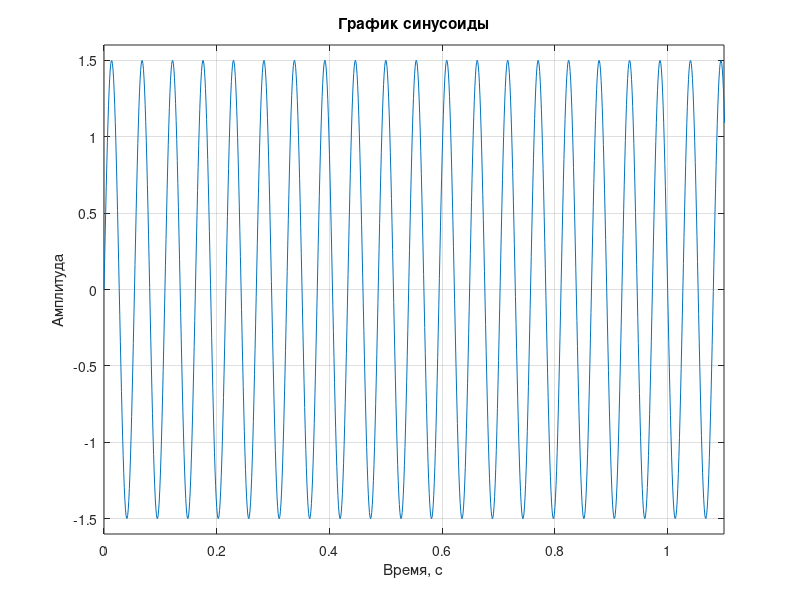
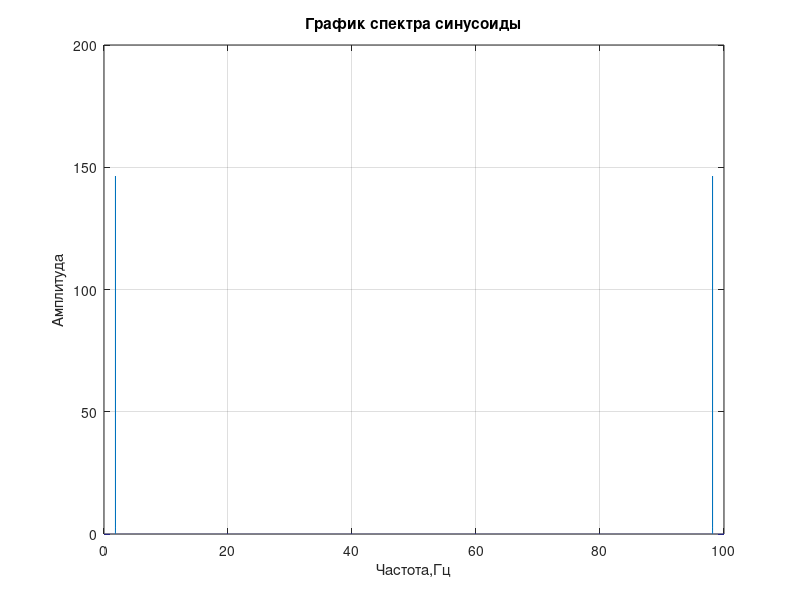
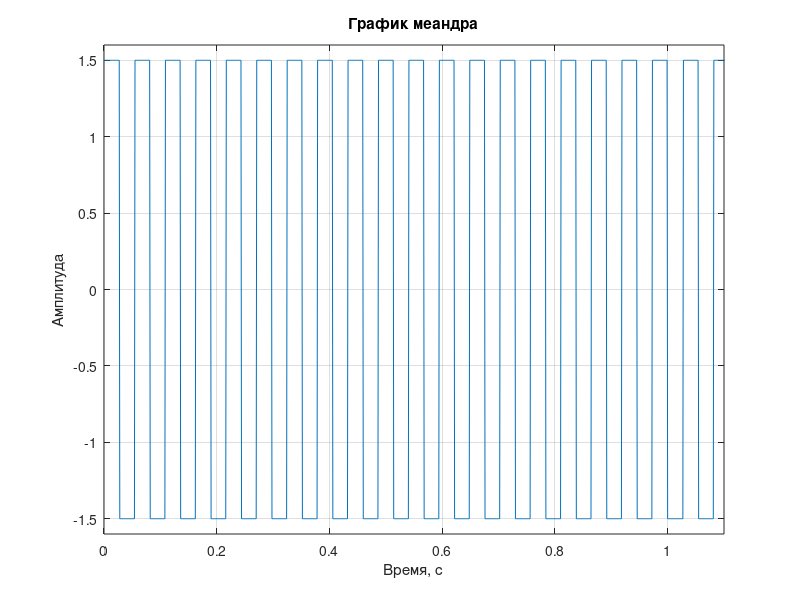
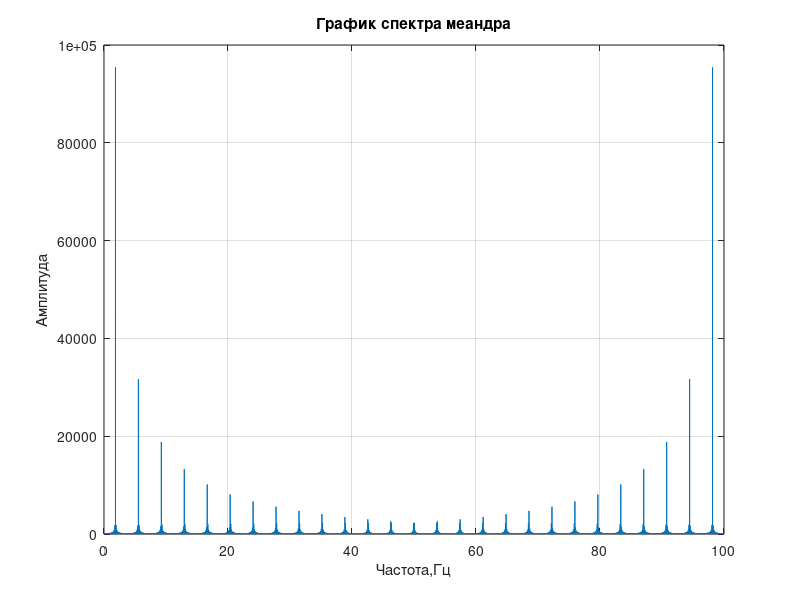

These figures' MATLAB source, in order:
clear
close all
clc
% параметры
T_0 = 0;
T_k = 100;
T_d = 0.001;
N_t = (T_k - T_0)/T_d + 1;

FftL=1024;
F=0:T_d/FftL:T_d/2-1/FftL;

% создание вектора времени
t = linspace(T_0, T_k, N_t);
% вариант 5
var = 5;
    
    
    
% для синусойдного сигнала

% % график синусоиды
sig_sin = 1.5*sin(18.5*2*pi*t);
sig_spec1 = abs(fft(sig_sin));
figure;
plot(t, sig_sin);
xlim([0, 1.1]);
ylim([-1.6, 1.6]);
title('График синусоиды');
grid()
ylabel('Амплитуда')
xlabel('Время, с')



%график спектра синусоиды
figure;
sig_spec1 = 2*sig_spec1./FftL;
sig_spec1(1) = sig_spec1(1)/2;
plot(t, sig_spec1);
title('График спектра синусоиды');
grid()
ylabel('Амплитуда')
xlabel('Частота,Гц')



%для меандра

% график меандра
sig_meandr = 1.5*square(18.5*2*pi*t);
sig_spec2 = abs(fft(sig_meandr));
figure;
plot(t, sig_meandr)
title('График меандра');
grid()
xlim([0, 1.1]);
ylim([-1.6, 1.6]);
ylabel('Амплитуда')
xlabel('Время, с')

%график спектра меандра
figure;
plot(t, sig_spec2)
title('График спектра меандра');
grid()
ylabel('Амплитуда')
xlabel('Частота,Гц')



%для пилообразного сигнала

% график пилообразного сигнала
sig_saw = 1.5*sawtooth(18.5*2*pi*t);
sig_spec3 = abs(fft(sig_saw));
figure;
plot(t, sig_saw)
title('График пилообразного сигнала');
xlim([0, 1.1]);
ylim([-1.6, 1.6]);
grid()
ylabel('Амплитуда')
xlabel('Время, с')

% график спектра пилообразного сигнала
figure;
plot(t, sig_spec3)
title('График спектра пилообразного сигнала');
grid()
ylabel('Амплитуда')
xlabel('Частота,Гц')



% идеальное реле для синусоиды

sig_sin_after_relay = sign(sig_sin);
spec_sig_sin_after_relay = abs(fft(sig_sin_after_relay));

%График спектра синусоиды после идеального реле
% figure;
% plot(t, spec_sig_sin_after_relay);
% title('График спектра синусоиды после идеального реле');
% grid()
% ylabel('Амплитуда')
xlabel('Частота,Гц')

%График синусоиды до и после идеального реле
% figure;
% hold on
% plot(t, sig_sin);
% plot(t, sig_sin_after_relay);
% title('График синусоиды до и после идеального реле');
% legend('Синусоида до идеального реле','Синусоида после идеального реле')
% grid()
% ylabel('Амплитуда')
% xlabel('Время, с')
% hold off



% идеальное реле для меандра

sig_meandr_after_relay = sign(sig_meandr);
spec_sig_meandr_after_relay = abs(fft(sig_meandr_after_relay));

%График спектра меандра после идеального реле
% figure;
% plot(t, spec_sig_meandr_after_relay);
% title('График спектра меандра после идеального реле');
% grid()
% ylabel('Амплитуда')
% xlabel('Частота,Гц')
%
% %График меандра до и после идеального реле
% figure;
% hold on
% plot(t, sig_meandr);
% plot(t, sig_meandr_after_relay);
% title('График меандра до и после идеального реле');
% legend('Меандр до идеального реле','Меандр после идеального реле')
% grid()
% ylabel('Амплитуда')
% xlabel('Время, с')
% hold off



% идеальное реле для пилообразного сигнала

sig_saw_after_relay = sign(sig_saw);
spec_sig_saw_after_relay = abs(fft(sig_saw_after_relay));

% %График спектра пилообразного сигнала после идеального реле
% figure;
% plot(t, spec_sig_saw_after_relay);
% title('График спектра пилообразного сигнала после идеального реле');
% grid()
% ylabel('Амплитуда')
% xlabel('Частота,Гц')
%
% %График спектра пилообразного сигнала после идеального реле
% figure;
% hold on
% plot(t, sig_saw);
% plot(t, sig_saw_after_relay);
% title('График спектра пилообразного сигнала после идеального реле');
% legend('Пилообразный сигнал до идеального реле','Пилообразный сигнал после идеального реле')
% grid()
% ylabel('Амплитуда')
% xlabel('Время, с')
% hold off



% % реле с мертвой зоной для синусоиды
% k=1;
% for i = T_0:T_d:T_k
% sig_sin_after_relay_dead(k) = dead_zone_scalar(sig_sin(k));
% k=k+1;
% end
% spec_sig_sin_after_relay_dead = abs(fft(sig_sin_after_relay_dead));
% figure
% plot(t, spec_sig_sin_after_relay);
% title('График спектра синусоиды после реле с мертвой зоной');
% grid()
% ylabel('Амплитуда')
% xlabel('Частота,Гц')
%
% figure;
% hold on
% plot(t, sig_sin);
% plot(t, sig_sin_after_relay_dead);
% title('График синусоиды до и после реле с мертвой зоной');
% grid()
% legend('Синусоида до реле с мертвой зоной','Синусоида после реле с мертвой зоной')
% ylabel('Амплитуда')
% xlabel('Время, с')
% hold off
%
%
% %       
% 
%     % реле с мертвой зоной для меандра
%     k=1;   
%     for i = T_0:T_d:T_k
%     sig_meandr_after_relay_dead(k) = dead_zone_scalar(sig_meandr(k)); 
%     k=k+1;
%     end
%     spec_sig_meandr_after_relay_dead = abs(fft(sig_meandr_after_relay_dead));
%         figure
%         plot(t, spec_sig_meandr_after_relay);
%         title('График спектра меандра после реле с мертвой зоной');
%         grid()
%         ylabel('Амплитуда')
%         xlabel('Время, с')
%     
%         figure;
%         hold on
%         plot(t, sig_meandr);
%         plot(t, sig_meandr_after_relay_dead);
%         title('График меандра до и после реле с мертвой зоной');
%         grid()
%         legend('Меандр до реле с мертвой зоной','Меандр после реле с мертвой зоной')
%         ylabel('Амплитуда')
%         xlabel('Время, с')
%         hold off
% 
% 
%          % реле с мертвой зоной для пилообразного сигнала
%     k=1;   
%     for i = T_0:T_d:T_k
%     sig_saw_after_relay_dead(k) = dead_zone_scalar(sig_saw(k)); 
%     k=k+1;
%     end
%     spec_sig_saw_after_relay_dead = abs(fft(sig_saw_after_relay_dead));
%         figure
%         plot(t, spec_sig_saw_after_relay);
%         title('График спектра пилообразного сигнала после реле с мертвой зоной');
%         grid()
%         ylabel('Амплитуда')
%         xlabel('Время, с')
%     
%         figure;
%         hold on
%         plot(t, sig_saw);
%         plot(t, sig_saw_after_relay_dead);
%         title('График пилообразного сигнала до и после реле с мертвой зоной');
%         grid()
%         legend('Пилообразный сигнал до реле с мертвой зоной','Пилообразный сигнал после реле с мертвой зоной')
%         ylabel('Амплитуда')
%         xlabel('Время, с')
%         hold off


    %реле с насыщением для синусоиды 
%     k=1;
%     for i = T_0:T_d:T_k
%         sig_sin_after_relay_saturation(k) = saturation_scalar(sig_sin(k));
%         k=k+1;
%     end
%     spec_sig_sin_after_relay_saturation = abs(fft(sig_sin_after_relay_saturation));
% 
%             figure; 
%             plot(t, spec_sig_sin_after_relay_saturation); 
%             title('График спектра синусоиды после реле с насыщением'); 
%             grid()
%             ylabel('Амплитуда') 
%             xlabel('Время, с')
% 
%             figure;
%             hold on 
%             plot(t, sig_sin); 
%             plot(t,sig_sin_after_relay_saturation); 
%             title('График синусоида до и после реле с насыщением');
%             legend('Синусоида до реле с насыщением','Синусоида сигнал после реле с насыщением') 
%             grid() 
%             ylabel('Амплитуда') 
%             xlabel('Время, с') 
%             hold off
%     
% 
% 
%       %реле с насыщением для меандра
%        k=1;
%     for i = T_0:T_d:T_k
%         sig_meandr_after_relay_saturation(k) = saturation_scalar(sig_meandr(k));
%         k=k+1;
%     end
%     spec_sig_meandr_after_relay_saturation = abs(fft(sig_meandr_after_relay_saturation));
% 
%             figure; 
%             plot(t, spec_sig_meandr_after_relay_saturation); 
%             title('График спектра меандра после реле с насыщением'); 
%             grid()
%             ylabel('Амплитуда') 
%             xlabel('Время, с')
% 
%             figure;
%             hold on 
%             plot(t, sig_meandr); 
%             plot(t,sig_meandr_after_relay_saturation); 
%             title('График меандра до и после реле с насыщением');
%             legend('Меандр до реле с насыщением','Меандр после реле с насыщением') 
%             grid() 
%             ylabel('Амплитуда') 
%             xlabel('Время, с') 
%             hold off
% 
% 
%         %реле с насыщением для пилообразного сигнала
%  k=1;
%     for i = T_0:T_d:T_k
%         sig_saw_after_relay_saturation(k) = saturation_scalar(sig_saw(k));
%         k=k+1;
%     end
%     spec_sig_saw_after_relay_saturation = abs(fft(sig_saw_after_relay_saturation));
% 
%             figure; 
%             plot(t, spec_sig_saw_after_relay_saturation); 
%             title('График спектра пилообразного сигнала после реле с насыщением'); 
%             grid()
%             ylabel('Амплитуда') 
%             xlabel('Время, с')
% 
%             figure;
%             hold on 
%             plot(t, sig_saw); 
%             plot(t,sig_saw_after_relay_saturation); 
%             title('График пилообразного сигнала до и после реле с насыщением');
%             legend('Пилообразный сигнал до реле с насыщением','Пилообразный сигнал после реле с насыщением') 
%             grid() 
%             ylabel('Амплитуда') 
%             xlabel('Время, с') 
%             hold off
%     
% 
%     
%     % реле с мертвой зоной
%     function y = dead_zone_scalar(x)
%         width = 0.5;
%         if abs(x)<width
%             y=0;
%         elseif x>0
%             y=x-width;
%         else
%             y = x+width;
%         end
%     end
%     %усилитель с насыщением
%     function y = saturation_scalar(x)
%       hight = 0.5;
%       if abs(x)<hight
%           y=x;
%       elseif x>0
%           y=hight;
%       else
%           y=-hight;
%       end
%     end
% 


